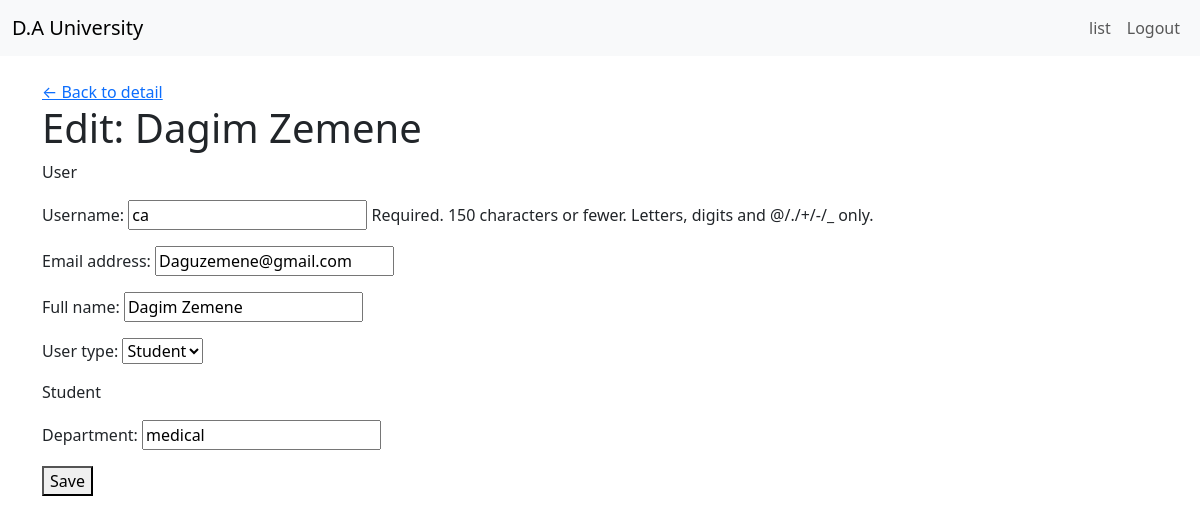
Page /students/3/edit/ (signed in) on the committed database.
### accounts/models.py (models this page shows, shortened)
class Student_user(models.Model):
    user = models.OneToOneField(User, on_delete=models.CASCADE)
    department = models.CharField(max_length=100)
    date_joined = models.DateField(auto_now_add=True,)

class User(AbstractUser):
    USER_TYPES =(
        ('admin', 'Admin'),
        ('staff', 'Staff'),
        ('student', 'Student'),
    )
    user_type = models.CharField(max_length=50, choices=USER_TYPES)
    full_name = models.CharField(max_length=100, null=True)
    registration_Date = models.DateField(auto_now_add=True)

### accounts/views.py (the view)
# urls.py: path('students/<int:user_id>/edit/', student_edit_view, name='student-edit-page'),
def student_edit_view(request, user_id: int):
    if not request.user.is_authenticated:
        return redirect("login")
    if request.user.user_type not in ("admin", "staff"):   # or == "admin" if only admin edits
        messages.error(request, "You are not authorized to edit student data.")
        return redirect("home")
    student = get_object_or_404(
        Student_user.objects.select_related("user"),
        user_id=user_id
    )
    user = student.user
    UserForm = modelform_factory(User, fields=["username", "email", "full_name", "user_type"])
    StudentForm = modelform_factory(Student_user, fields=["department"])
    if request.method == "POST":
        u_form = UserForm(request.POST, instance=user)
        s_form = StudentForm(request.POST, request.FILES, instance=student)
        if u_form.is_valid() and s_form.is_valid():
            u_form.save()
            s_form.save()
            messages.success(request, "Student profile updated successfully.")
            return redirect("student-detail-page", user_id=user_id)
        else:
            messages.error(request, "Please fix the errors below.")
    else:
        u_form = UserForm(instance=user)
        s_form = StudentForm(instance=student)
    return render(request, "accounts/student_edit.html", {
        "student": student,
        "u_form": u_form,
        "s_form": s_form,
    })

### accounts/Templates/accounts/student_edit.html (shortened to what this page needs)
{% extends "accounts/base.html" %}
{% block content %}
<a href="{% url 'student-detail-page' user_id=student.user.id %}">← Back to detail</a>
<h1>Edit: {{ student.user.full_name }}</h1>
<form method="post">
    <p>User</p>
    {{ u_form.as_p }}
    <p>Student</p>
    {{ s_form.as_p }}
  <button href = "{% url 'student-detail-page' user_id=student.user.id %}">Save</button>
</form>
{% endblock %}

### accounts/Templates/accounts/base.html (style rules this page uses)
body { background-color: #a7a7a7; }

### rows in the picture
Student_user: user.full_name "Dagim Zemene", department "medical"
User: username "ca", email "Daguzemene@gmail.com", full_name "Dagim Zemene", user_type "Student"
